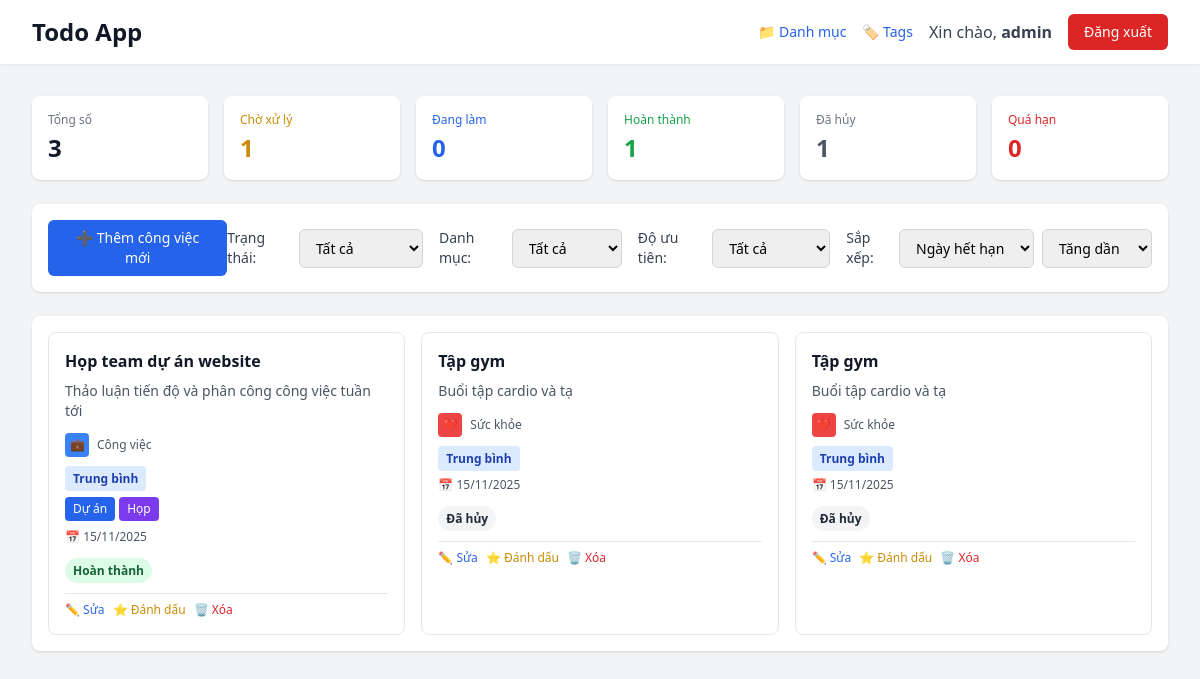
The app's page /public/dashboard/index.php (signed in) with its own data.
### tables this page shows
CREATE TABLE `tasks` (
  `id` int(10) UNSIGNED NOT NULL,
  `user_id` int(10) UNSIGNED NOT NULL,
  `category_id` int(10) UNSIGNED DEFAULT NULL,
  `title` varchar(255) NOT NULL,
  `description` text DEFAULT NULL,
  `due_date` date DEFAULT NULL,
  `due_time` time DEFAULT NULL,
  `priority` enum('low','medium','high','urgent') DEFAULT 'medium',
  `status` enum('pending','in_progress','completed','cancelled') DEFAULT 'pending',
  `is_important` tinyint(1) DEFAULT 0 COMMENT 'Đánh dấu quan trọng (starred)',
  `completed_at` datetime DEFAULT NULL,
  `display_order` int(11) DEFAULT 0 COMMENT 'Thứ tự hiển thị (cho drag & drop)',
  `created_at` timestamp NOT NULL DEFAULT current_timestamp(),
  `updated_at` timestamp NOT NULL DEFAULT current_timestamp() ON UPDATE current_timestamp()
);

CREATE TABLE `categories` (
  `id` int(10) UNSIGNED NOT NULL,
  `user_id` int(10) UNSIGNED NOT NULL,
  `name` varchar(50) NOT NULL,
  `color` varchar(7) DEFAULT '#3B82F6' COMMENT 'Mã màu hex (ví dụ: #3B82F6)',
  `icon` varchar(50) DEFAULT NULL COMMENT 'Tên icon (nếu dùng icon library)',
  `display_order` int(11) DEFAULT 0,
  `created_at` timestamp NOT NULL DEFAULT current_timestamp(),
  `updated_at` timestamp NOT NULL DEFAULT current_timestamp() ON UPDATE current_timestamp()
);

CREATE TABLE `tags` (
  `id` int(10) UNSIGNED NOT NULL,
  `user_id` int(10) UNSIGNED NOT NULL,
  `name` varchar(50) NOT NULL,
  `color` varchar(7) DEFAULT '#6B7280' COMMENT 'Mã màu hex',
  `created_at` timestamp NOT NULL DEFAULT current_timestamp()
);

### public/dashboard/index.php (the view, shortened to what the rows shown need)
<?php
require_once __DIR__ . '/../../src/Models/Task.php';
require_once __DIR__ . '/../../src/Models/Category.php';
require_once __DIR__ . '/../../src/Helpers/Session.php';
$userId = Session::get('user_id');
$statusFilter = $_GET['status'] ?? '';
$categoryFilter = $_GET['category'] ?? '';
$priorityFilter = $_GET['priority'] ?? '';
$sortBy = $_GET['sort'] ?? 'due_date';
$sortOrder = $_GET['order'] ?? 'ASC';
$taskModel = new Task();
$tasks = $taskModel->getAllByUserId($userId, $statusFilter ?: null, $categoryFilter ?: null, $priorityFilter ?: null, $sortBy, $sortOrder);
foreach ($tasks as &$task) {
    $task['tags'] = $taskModel->getTaskTags($task['id']);
}
$categoryModel = new Category();
$categories = $categoryModel->getAllByUserId($userId);
?>
<!DOCTYPE html>
<html lang="vi">
<head>
    <script src="https://cdn.tailwindcss.com"></script>
</head>
<body class="bg-gray-100 min-h-screen">
    <nav class="bg-white shadow-sm">
        <div class="max-w-7xl mx-auto px-4 sm:px-6 lg:px-8">
            <div class="flex justify-between h-16">
                <div class="flex items-center">
                    <h1 class="text-2xl font-bold text-gray-900"><?php echo APP_NAME; ?></h1>
                </div>
            </div>
        </div>
    </nav>
    <div class="max-w-7xl mx-auto px-4 sm:px-6 lg:px-8 py-8">
        <div class="bg-white rounded-lg shadow overflow-hidden">
            <?php if (empty($tasks)): ?>
                <div class="p-8 text-center">
                    <p class="text-gray-500 text-lg">Chưa có công việc nào. Hãy thêm công việc mới!</p>
                    <a href="tasks/create.php" class="mt-4 inline-block bg-blue-600 hover:bg-blue-700 text-white px-4 py-2 rounded-md">
                        Thêm công việc đầu tiên
                    </a>
                </div>
            <?php else: ?>
                <div class="overflow-x-auto">
                    <div class="grid grid-cols-1 md:grid-cols-2 lg:grid-cols-3 gap-4 p-4">
                        <?php foreach ($tasks as $task): ?>
                            <div class="border rounded-lg p-4 hover:shadow-lg transition-shadow <?php echo $task['is_important'] ? 'border-yellow-400 bg-yellow-50' : 'border-gray-200 bg-white'; ?>">
                                <div class="flex items-start justify-between mb-2">
                                    <div class="flex-1">
                                        <h3 class="font-semibold text-gray-900 flex items-center">
                                            <?php echo htmlspecialchars($task['title']); ?>
                                        </h3>
                                    </div>
                                </div>
                                <?php if ($task['description']): ?>
                                    <p class="text-sm text-gray-600 mb-3 line-clamp-2"><?php echo htmlspecialchars($task['description']); ?></p>
                                <?php endif; ?>
                                <div class="space-y-2 mb-3">
                                    <?php if ($task['category_name']): ?>
                                        <div class="flex items-center space-x-2">
                                            <div class="inline-flex items-center justify-center w-6 h-6 rounded text-xs" style="background-color: <?php echo htmlspecialchars($task['category_color'] ?? '#3B82F6'); ?>">
                                                <?php
                                                $categoryIcon = null;
                                                foreach ($categories as $cat) {
                                                    if ($cat['id'] == $task['category_id']) {
                                                        $categoryIcon = $cat['icon'];
                                                        break;
                                                    }
                                                }
                                                echo $categoryIcon ? htmlspecialchars($categoryIcon) : '📁';
                                                ?>
                                            </div>
                                            <span class="text-xs text-gray-600"><?php echo htmlspecialchars($task['category_name']); ?></span>
                                        </div>
                                    <?php endif; ?>
                                    <?php
                                    $priorityColors = [
                                        'urgent' => 'bg-red-100 text-red-800',
                                        'high' => 'bg-orange-100 text-orange-800',
                                        'medium' => 'bg-blue-100 text-blue-800',
                                        'low' => 'bg-gray-100 text-gray-800'
                                    ];
                                    $priorityLabels = [
                                        'urgent' => 'Khẩn cấp',
                                        'high' => 'Cao',
                                        'medium' => 'Trung bình',
                                        'low' => 'Thấp'
                                    ];
                                    $priority = $task['priority'] ?? 'medium';
                                    ?>
                                    <div>
                                        <span class="px-2 py-1 text-xs font-semibold rounded <?php echo $priorityColors[$priority] ?? 'bg-gray-100 text-gray-800'; ?>">
                                            <?php echo $priorityLabels[$priority] ?? $priority; ?>
                                        </span>
                                    </div>
                                    <?php if (!empty($task['tags'])): ?>
                                        <div class="flex flex-wrap gap-1">
                                            <?php foreach ($task['tags'] as $tag): ?>
                                                <span class="px-2 py-1 text-xs rounded text-white" style="background-color: <?php echo htmlspecialchars($tag['color'] ?? '#6B7280'); ?>">
                                                    <?php echo htmlspecialchars($tag['name']); ?>
                                                </span>
                                            <?php endforeach; ?>
                                        </div>
                                    <?php endif; ?>
                                    <?php if ($task['due_date']): ?>
                                        <?php
                                        $dueDate = strtotime($task['due_date']);
                                        $today = strtotime('today');
                                        $isOverdue = $dueDate < $today && $task['status'] !== 'completed' && $task['status'] !== 'cancelled';
                                        ?>
                                        <div class="text-xs <?php echo $isOverdue ? 'text-red-600 font-semibold' : 'text-gray-600'; ?>">
                                            📅 <?php echo date('d/m/Y', $dueDate); ?>
                                        </div>
                                    <?php endif; ?>
                                </div>
                                <?php
                                $statusColors = [
                                    'pending' => 'bg-yellow-100 text-yellow-800',
                                    'in_progress' => 'bg-blue-100 text-blue-800',
                                    'completed' => 'bg-green-100 text-green-800',
                                    'cancelled' => 'bg-gray-100 text-gray-800'
                                ];
                                $statusLabels = [
                                    'pending' => 'Chờ xử lý',
                                    'in_progress' => 'Đang làm',
                                    'completed' => 'Hoàn thành',
                                    'cancelled' => 'Đã hủy'
                                ];
                                $status = $task['status'];
                                ?>
                                <div class="mb-3">
                                    <span class="px-2 py-1 text-xs font-semibold rounded-full <?php echo $statusColors[$status] ?? 'bg-gray-100 text-gray-800'; ?>">
                                        <?php echo $statusLabels[$status] ?? $status; ?>
                                    </span>
                                </div>
                                <div class="flex flex-wrap gap-2 pt-2 border-t">
                                    <a href="tasks/edit.php?id=<?php echo $task['id']; ?>" class="text-xs text-blue-600 hover:text-blue-900">✏️ Sửa</a>
                                    <a href="tasks/toggle-important.php?id=<?php echo $task['id']; ?>" class="text-xs text-yellow-600 hover:text-yellow-900">
                                        <?php echo $task['is_important'] ? '⭐ Bỏ đánh dấu' : '⭐ Đánh dấu'; ?>
                                    </a>
                                    <a href="tasks/delete.php?id=<?php echo $task['id']; ?>" class="text-xs text-red-600 hover:text-red-900" onclick="return confirm('Bạn chắc chắn muốn XÓA VĨNH VIỄN task này?')">🗑️ Xóa</a>
                                </div>
                            </div>
                        <?php endforeach; ?>
                    </div>
                </div>
            <?php endif; ?>
        </div>
    </div>
</body>
</html>

### records on screen
tasks: title "Họp team dự án website", description "Thảo luận tiến độ và phân công công việc tuần tới", category.icon "💼", category.name "Công việc", priority "Trung bình", due_date "15/11/2025", status "Hoàn thành", is_important "⭐ Đánh dấu"
tags: name "Dự án"
tags: name "Họp"
tasks: title "Tập gym", description "Buổi tập cardio và tạ", category.icon "❤️", category.name "Sức khỏe", priority "Trung bình", due_date "15/11/2025", status "Đã hủy", is_important "⭐ Đánh dấu"

### other values on screen
APP_NAME "Todo App"
$username "admin"
$totalTasks "3"
$pendingCount "1"
$inProgressCount "0"
$completedCount "1"
$cancelledCount "1"
$overdueCount "0"
